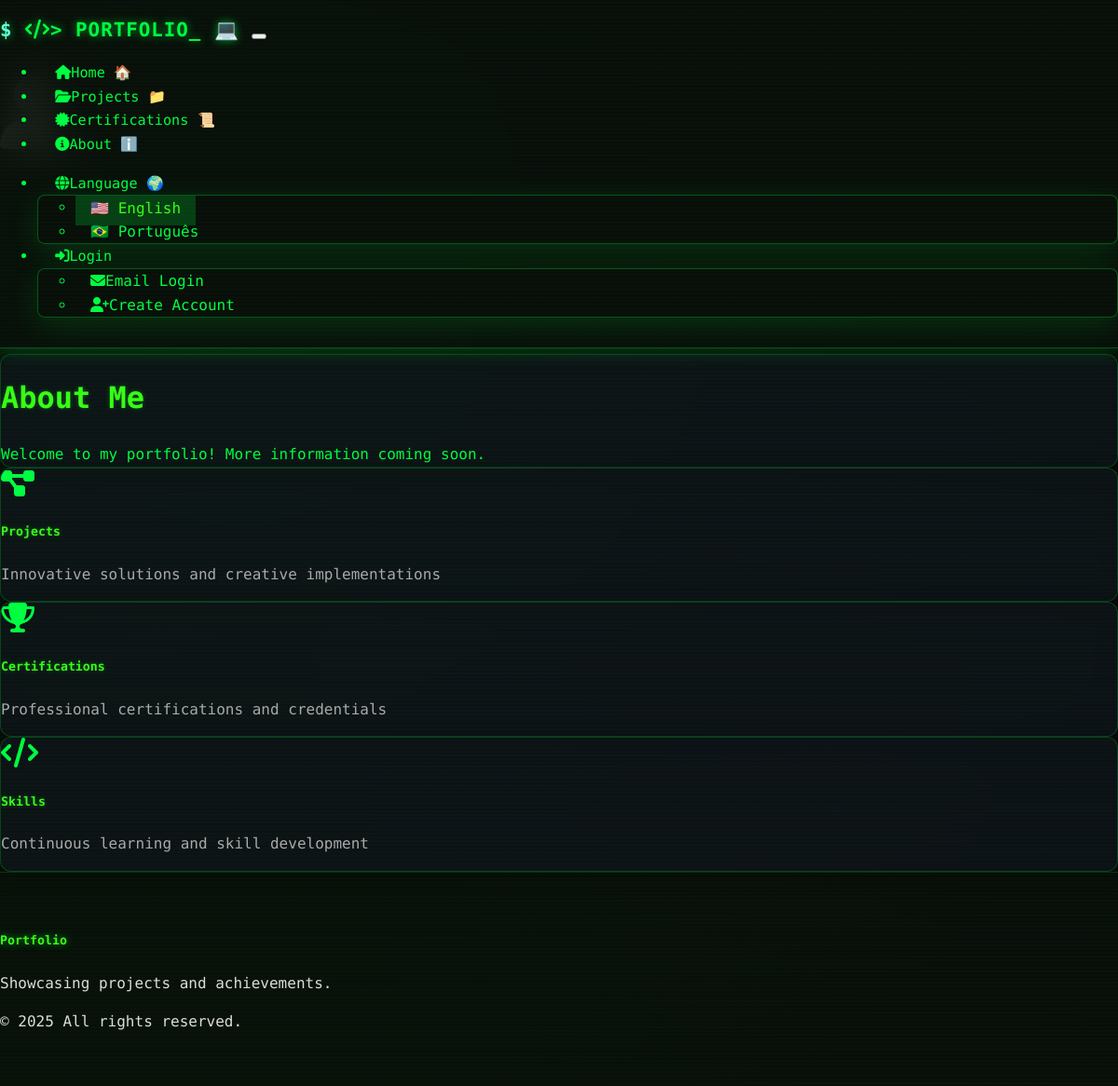
Before: /about with the older database file.
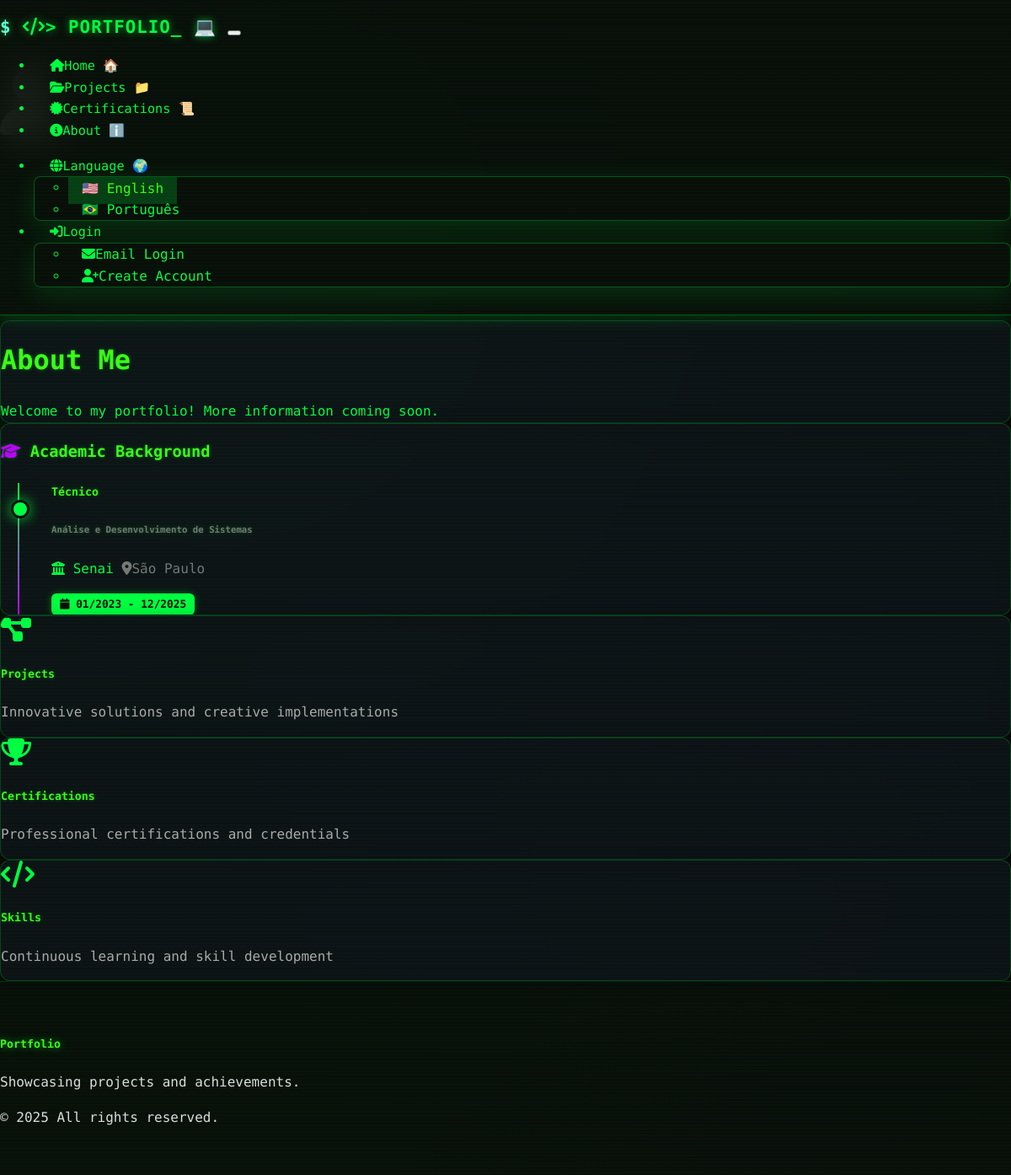
After: the same page with the newer database file.
### models.py (models this page shows, shortened)
class Education(db.Model):
    __tablename__ = 'education'
    id = db.Column(db.Integer, primary_key=True)
    institution = db.Column(db.String(200), nullable=False)
    degree = db.Column(db.String(200), nullable=False)
    field_of_study = db.Column(db.String(200))
    start_date = db.Column(db.Date, nullable=False)
    end_date = db.Column(db.Date)
    is_current = db.Column(db.Boolean, default=False)
    description = db.Column(db.Text)
    location = db.Column(db.String(200))
    is_published = db.Column(db.Boolean, default=True)
    created_at = db.Column(db.DateTime, default=datetime.now)
    updated_at = db.Column(db.DateTime, default=datetime.now, onupdate=datetime.now)

### routes.py (the view)
@app.route('/about')
def about():
    about_me = AboutMe.query.first()
    if not about_me:
        about_me = AboutMe()
        about_me.content = "Welcome to my portfolio! More information coming soon."
    education_list = Education.query.filter_by(is_published=True).order_by(Education.start_date.desc()).all()
    return render_template('about.html', about_me=about_me, education_list=education_list)

### routes.py (called while the page is built)
@app.before_request
def make_session_permanent():
    session.permanent = True
    if 'language' not in session:
        session['language'] = 'en'

@app.context_processor
def inject_translations():
    def t(key):
        lang = session.get('language', 'en')
        return get_translation(key, lang)
    return dict(t=t, current_language=session.get('language', 'en'))

### translations.py (called while the page is built)
def get_translation(key, lang='en'):
    return translations.get(lang, {}).get(key, translations['en'].get(key, key))

### templates/about.html (shortened to what this page needs)
{% extends "base.html" %}
{% block content %}
<div class="container py-5">
    <div class="row">
        <div class="col-lg-4 mb-5">
            <div class="text-center">
                {% if about_me.profile_image %}
                    <img src="{{ url_for('static', filename='uploads/' + about_me.profile_image) }}"
                         class="img-fluid rounded-circle shadow mb-4"
                         style="max-width: 300px; width: 100%; object-fit: cover; aspect-ratio: 1/1;">
                {% else %}
                    <div class="bg-secondary rounded-circle mx-auto d-flex align-items-center justify-content-center mb-4"
                         style="width: 300px; height: 300px;">
                    </div>
                {% endif %}
            </div>
        </div>
        <div class="col-lg-8">
            <div class="card">
                <div class="card-body">
                    <h1 class="card-title mb-4">{{ t('about_title') }}</h1>
                    <div class="content">
                        {% if about_me.content %}
                            {{ about_me.content|replace('\n', '<br>')|safe }}
                        {% else %}
                            <p class="text-muted">
                                {{ t('about_default_text') }}
                            </p>
                        {% endif %}
                    </div>
                </div>
            </div>
            {% if education_list %}
            <div class="card mt-5">
                <div class="card-body">
                    <h3 class="card-title mb-4">
                        <i class="fas fa-graduation-cap me-2 text-purple"></i>
                        {{ t('education_section') }}
                    </h3>
                    <div class="timeline">
                        {% for edu in education_list %}
                        <div class="timeline-item mb-4 pb-4 {% if not loop.last %}border-bottom{% endif %}">
                            <div class="d-flex justify-content-between align-items-start flex-wrap">
                                <div>
                                    <h5 class="mb-1 text-success">{{ edu.degree }}</h5>
                                    <h6 class="text-muted mb-2">{{ edu.field_of_study }}</h6>
                                    <p class="mb-1">
                                        <i class="fas fa-university me-2"></i>
                                        <strong>{{ edu.institution }}</strong>
                                        {% if edu.location %}
                                        <span class="text-muted ms-2">
                                            <i class="fas fa-map-marker-alt me-1"></i>{{ edu.location }}
                                        </span>
                                        {% endif %}
                                    </p>
                                </div>
                                <div class="text-end">
                                    <span class="badge bg-dark">
                                        <i class="fas fa-calendar me-1"></i>
                                        {{ edu.start_date.strftime('%m/%Y') }} -
                                        {% if edu.is_current %}
                                            <span class="text-success">{{ t('present') }}</span>
                                        {% elif edu.end_date %}
                                            {{ edu.end_date.strftime('%m/%Y') }}
                                        {% endif %}
                                    </span>
                                </div>
                            </div>
                        </div>
                        {% endfor %}
                    </div>
                </div>
            </div>
            {% endif %}
            <div class="row mt-5">
                <div class="col-md-4 mb-3">
                    <div class="card text-center h-100">
                        <div class="card-body">
                            <i class="fas fa-project-diagram fa-2x text-primary mb-3"></i>
                            <h5 class="card-title">{{ t('quick_stats_projects') }}</h5>
                            <p class="card-text">{{ t('quick_stats_projects_text') }}</p>
                        </div>
                    </div>
                </div>
                <div class="col-md-4 mb-3">
                    <div class="card text-center h-100">
                        <div class="card-body">
                            <i class="fas fa-trophy fa-2x text-warning mb-3"></i>
                            <h5 class="card-title">{{ t('quick_stats_achievements') }}</h5>
                            <p class="card-text">{{ t('quick_stats_achievements_text') }}</p>
                        </div>
                    </div>
                </div>
                <div class="col-md-4 mb-3">
                    <div class="card text-center h-100">
                        <div class="card-body">
                            <i class="fas fa-code fa-2x text-info mb-3"></i>
                            <h5 class="card-title">{{ t('quick_stats_skills') }}</h5>
                            <p class="card-text">{{ t('quick_stats_skills_text') }}</p>
                        </div>
                    </div>
                </div>
            </div>
        </div>
    </div>
</div>
{% endblock %}

### templates/base.html (shortened to what this page needs)
<!DOCTYPE html>
<html lang="{{ current_language }}" data-bs-theme="dark">
<head>
    <link href="https://cdn.replit.com/agent/bootstrap-agent-dark-theme.min.css" rel="stylesheet">
    <link rel="stylesheet" href="https://cdnjs.cloudflare.com/ajax/libs/font-awesome/6.4.0/css/all.min.css">
    <link rel="stylesheet" href="{{ url_for('static', filename='css/custom.css') }}">
</head>
<body class="{% block body_class %}{% endblock %}">
    <nav class="navbar navbar-expand-lg navbar-dark sticky-top">
        <div class="container">
            <a class="navbar-brand fw-bold glow-text" href="{{ url_for('index') }}">
                <i class="fas fa-code me-2"></i>&gt; PORTFOLIO_ 💻
            </a>
            <button class="navbar-toggler" type="button" data-bs-toggle="collapse" data-bs-target="#navbarNav">
            </button>
            <div class="collapse navbar-collapse" id="navbarNav">
                <ul class="navbar-nav me-auto">
                    <li class="nav-item">
                        <a class="nav-link" href="{{ url_for('index') }}">
                            <i class="fas fa-home me-1"></i>{{ t('nav_home') }} 🏠
                        </a>
                    </li>
                    <li class="nav-item">
                        <a class="nav-link" href="{{ url_for('projects') }}">
                            <i class="fas fa-folder-open me-1"></i>{{ t('nav_projects') }} 📁
                        </a>
                    </li>
                    <li class="nav-item">
                        <a class="nav-link" href="{{ url_for('achievements') }}">
                            <i class="fas fa-certificate me-1"></i>{{ t('nav_achievements') }} 📜
                        </a>
                    </li>
                    <li class="nav-item">
                        <a class="nav-link" href="{{ url_for('about') }}">
                            <i class="fas fa-info-circle me-1"></i>{{ t('nav_about') }} ℹ️
                        </a>
                    </li>
                </ul>
                <ul class="navbar-nav">
                    <li class="nav-item dropdown me-2">
                        <a class="nav-link dropdown-toggle" href="#" role="button" data-bs-toggle="dropdown">
                            <i class="fas fa-globe me-1"></i>{{ t('language') }} 🌍
                        </a>
                        <ul class="dropdown-menu">
                            <li><a class="dropdown-item{% if current_language == 'en' %} active{% endif %}"
                                   href="{{ url_for('set_language', language='en') }}">
                                🇺🇸 {{ t('english') }}
                            </a></li>
                            <li><a class="dropdown-item{% if current_language == 'pt' %} active{% endif %}"
                                   href="{{ url_for('set_language', language='pt') }}">
                                🇧🇷 {{ t('portuguese') }}
                            </a></li>
                        </ul>
                    </li>
                    {% if current_user.is_authenticated %}
                        {% if current_user.is_admin %}
                            <li class="nav-item dropdown">
                                <a class="nav-link dropdown-toggle" href="#" role="button" data-bs-toggle="dropdown">
                                    <i class="fas fa-cog me-1"></i>{{ t('nav_admin') }}
                                </a>
                                <ul class="dropdown-menu">
                                    <li><a class="dropdown-item" href="{{ url_for('admin_dashboard') }}">{{ t('admin_dashboard') }}</a></li>
                                    <li><a class="dropdown-item" href="{{ url_for('admin_projects') }}">{{ t('manage_projects') }}</a></li>
                                    <li><a class="dropdown-item" href="{{ url_for('admin_achievements') }}">{{ t('manage_achievements') }}</a></li>
                                    <li><a class="dropdown-item" href="{{ url_for('admin_categories') }}">{{ t('manage_categories') }}</a></li>
                                    <li><a class="dropdown-item" href="{{ url_for('admin_about_edit') }}">{{ t('edit_about') }}</a></li>
                                    <li><hr class="dropdown-divider"></li>
                                    <li><a class="dropdown-item" href="{{ url_for('admin_sync_github') }}">
                                        <i class="fab fa-github me-1"></i>{{ t('sync_github') }}
                                    </a></li>
                                </ul>
                            </li>
                        {% endif %}
                        <li class="nav-item dropdown">
                            <a class="nav-link dropdown-toggle" href="#" role="button" data-bs-toggle="dropdown">
                                {% if current_user.profile_image_url %}
                                    <img src="{{ current_user.profile_image_url }}" class="rounded-circle me-1" width="24" height="24" style="object-fit: cover;">
                                {% else %}
                                    <i class="fas fa-user me-1"></i>
                                {% endif %}
                                {{ current_user.display_name }}
                            </a>
                            <ul class="dropdown-menu">
                                <li><a class="dropdown-item" href="{{ url_for('logout') }}">{{ t('nav_logout') }}</a></li>
                            </ul>
                        </li>
                    {% else %}
                        <li class="nav-item dropdown">
                            <a class="nav-link dropdown-toggle" href="#" role="button" data-bs-toggle="dropdown">
                                <i class="fas fa-sign-in-alt me-1"></i>{{ t('nav_login') }}
                            </a>
                            <ul class="dropdown-menu">
                                <li><a class="dropdown-item" href="{{ url_for('login') }}">
                                    <i class="fas fa-envelope me-2"></i>{{ t('nav_email_login') }}
                                </a></li>
                                <li><a class="dropdown-item" href="{{ url_for('register') }}">
                                    <i class="fas fa-user-plus me-2"></i>{{ t('nav_register') }}
                                </a></li>
                            </ul>
                        </li>
                    {% endif %}
                </ul>
            </div>
        </div>
    </nav>
    <main>
        {% block content %}{% endblock %}
    </main>
    <footer class="bg-dark text-light py-4 mt-5">
        <div class="container">
            <div class="row">
                <div class="col-md-6">
                    <h5>Portfolio</h5>
                    <p class="mb-0">{{ t('portfolio_subtitle') }}</p>
                </div>
                <div class="col-md-6 text-md-end">
                    <p class="mb-0">&copy; 2025 {{ t('footer_rights') }}</p>
                </div>
            </div>
        </div>
    </footer>
</body>
</html>

Changed rows visible on the page:
added Education: degree "Técnico", field_of_study "Análise e Desenvolvimento de Sistemas", institution "Senai", location "São Paulo", start_date "01/2023", end_date "12/2025"
Other visible differences:
{{ t('education_section') }}: (not shown) → "Academic Background"
